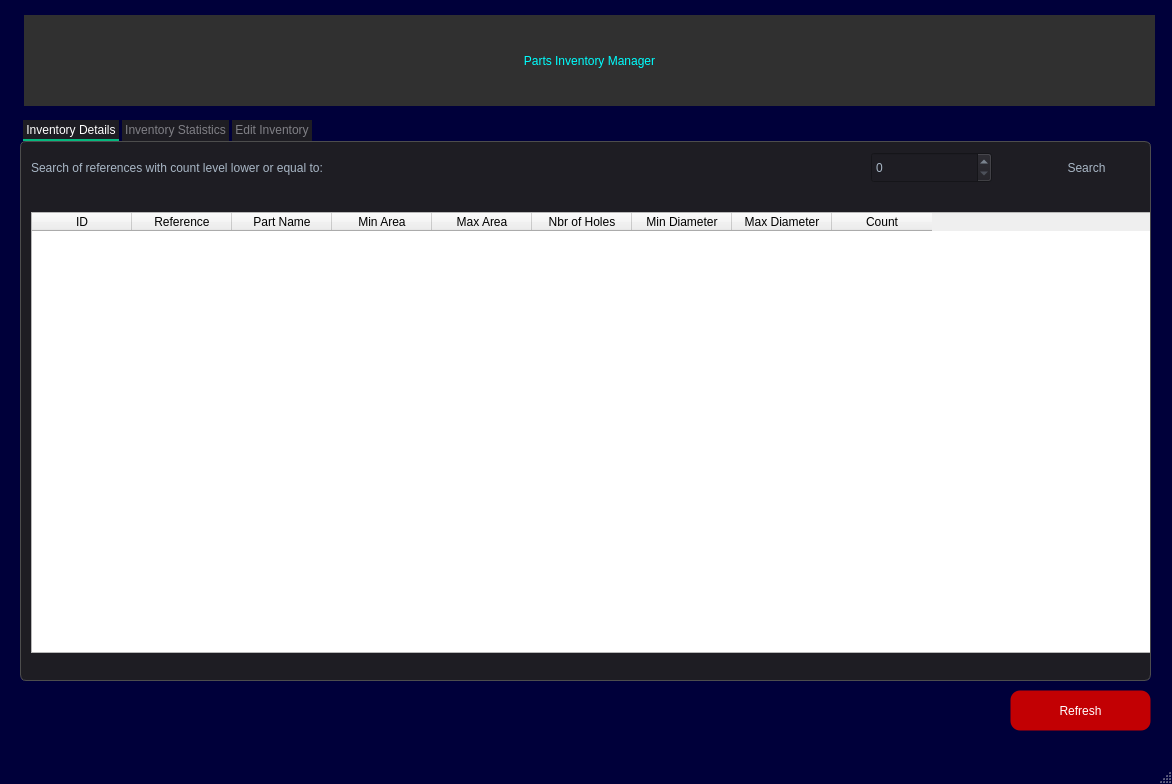
<?xml version="1.0" encoding="UTF-8"?>
<ui version="4.0">
 <class>MainWindow</class>
 <widget class="QMainWindow" name="MainWindow">
  <property name="geometry">
   <rect>
    <x>0</x>
    <y>0</y>
    <width>1172</width>
    <height>784</height>
   </rect>
  </property>
  <property name="windowTitle">
   <string>Parts Inventory Manager </string>
  </property>
  <property name="styleSheet">
   <string notr="true">QMainWindow {
	background-color:rgb(0, 0, 58);
}
QDialog {
	background-color:#1e1d23;
}
QColorDialog {
	background-color:#1e1d23;
}
QTextEdit {
	background-color:#1e1d23;
	color: #a9b7c6;
}
QPlainTextEdit {
	selection-background-color:#007b50;
	background-color:#1e1d23;
	border-style: solid;
	border-top-color: transparent;
	border-right-color: transparent;
	border-left-color: transparent;
	border-bottom-color: transparent;
	border-width: 1px;
	color: #a9b7c6;
}
QPushButton{
	border-style: solid;
	border-top-color: transparent;
	border-right-color: transparent;
	border-left-color: transparent;
	border-bottom-color: transparent;
	border-width: 1px;
	border-style: solid;
	color: #a9b7c6;
	padding: 2px;
	background-color: #1e1d23;
}
QPushButton::default{
	border-style: inset;
	border-top-color: transparent;
	border-right-color: transparent;
	border-left-color: transparent;
	border-bottom-color: #04b97f;
	border-width: 1px;
	color: #a9b7c6;
	padding: 2px;
	background-color: #1e1d23;
}
QToolButton {
	border-style: solid;
	border-top-color: transparent;
	border-right-color: transparent;
	border-left-color: transparent;
	border-bottom-color: #04b97f;
	border-bottom-width: 1px;
	border-style: solid;
	color: #a9b7c6;
	padding: 2px;
	background-color: #1e1d23;
}
QToolButton:hover{
	border-style: solid;
	border-top-color: transparent;
	border-right-color: transparent;
	border-left-color: transparent;
	border-bottom-color: #37efba;
	border-bottom-width: 2px;
	border-style: solid;
	color: #FFFFFF;
	padding-bottom: 1px;
	background-color: #1e1d23;
}
QPushButton:hover{
	border-style: solid;
	border-top-color: transparent;
	border-right-color: transparent;
	border-left-color: transparent;
	border-bottom-color: #37efba;
	border-bottom-width: 1px;
	border-style: solid;
	color: #FFFFFF;
	padding-bottom: 2px;
	background-color: #1e1d23;
}
QPushButton:pressed{
	border-style: solid;
	border-top-color: transparent;
	border-right-color: transparent;
	border-left-color: transparent;
	border-bottom-color: #37efba;
	border-bottom-width: 2px;
	border-style: solid;
	color: #37efba;
	padding-bottom: 1px;
	background-color: #1e1d23;
}
QPushButton:disabled{
	border-style: solid;
	border-top-color: transparent;
	border-right-color: transparent;
	border-left-color: transparent;
	border-bottom-color: #808086;
	border-bottom-width: 2px;
	border-style: solid;
	color: #808086;
	padding-bottom: 1px;
	background-color: #1e1d23;
}
QLineEdit {
	border-width: 1px; border-radius: 4px;
	border-color: rgb(58, 58, 58);
	border-style: inset;
	padding: 0 8px;
	color: #a9b7c6;
	background:#1e1d23;
	selection-background-color:#007b50;
	selection-color: #FFFFFF;
}
QLabel {
	color: #a9b7c6;
}
QLCDNumber {
	color: #37e6b4;
}
QProgressBar {
	text-align: center;
	color: rgb(240, 240, 240);
	border-width: 1px; 
	border-radius: 10px;
	border-color: rgb(58, 58, 58);
	border-style: inset;
	background-color:#1e1d23;
}
QProgressBar::chunk {
	background-color: #04b97f;
	border-radius: 5px;
}
QMenuBar {
	background-color: #1e1d23;
}
QMenuBar::item {
	color: #a9b7c6;
  	spacing: 3px;
  	padding: 1px 4px;
  	background: #1e1d23;
}

QMenuBar::item:selected {
  	background:#1e1d23;
	color: #FFFFFF;
}
QMenu::item:selected {
	border-style: solid;
	border-top-color: transparent;
	border-right-color: transparent;
	border-left-color: #04b97f;
	border-bottom-color: transparent;
	border-left-width: 2px;
	color: #FFFFFF;
	padding-left:15px;
	padding-top:4px;
	padding-bottom:4px;
	padding-right:7px;
	background-color: #1e1d23;
}
QMenu::item {
	border-style: solid;
	border-top-color: transparent;
	border-right-color: transparent;
	border-left-color: transparent;
	border-bottom-color: transparent;
	border-bottom-width: 1px;
	border-style: solid;
	color: #a9b7c6;
	padding-left:17px;
	padding-top:4px;
	padding-bottom:4px;
	padding-right:7px;
	background-color: #1e1d23;
}
QMenu{
	background-color:#1e1d23;
}
QTabWidget {
	color:rgb(0,0,0);
	background-color:#1e1d23;
}
QTabWidget::pane {
		border-color: rgb(77,77,77);
		background-color:#1e1d23;
		border-style: solid;
		border-width: 1px;
    	border-radius: 6px;
}
QTabBar::tab {
	border-style: solid;
	border-top-color: transparent;
	border-right-color: transparent;
	border-left-color: transparent;
	border-bottom-color: transparent;
	border-bottom-width: 1px;
	border-style: solid;
	color: #808086;
	padding: 3px;
	margin-left:3px;
	background-color: #1e1d23;
}
QTabBar::tab:selected, QTabBar::tab:last:selected, QTabBar::tab:hover {
  	border-style: solid;
	border-top-color: transparent;
	border-right-color: transparent;
	border-left-color: transparent;
	border-bottom-color: #04b97f;
	border-bottom-width: 2px;
	border-style: solid;
	color: #FFFFFF;
	padding-left: 3px;
	padding-bottom: 2px;
	margin-left:3px;
	background-color: #1e1d23;
}

QCheckBox {
	color: #a9b7c6;
	padding: 2px;
}
QCheckBox:disabled {
	color: #808086;
	padding: 2px;
}

QCheckBox:hover {
	border-radius:4px;
	border-style:solid;
	padding-left: 1px;
	padding-right: 1px;
	padding-bottom: 1px;
	padding-top: 1px;
	border-width:1px;
	border-color: rgb(87, 97, 106);
	background-color:#1e1d23;
}
QCheckBox::indicator:checked {

	height: 10px;
	width: 10px;
	border-style:solid;
	border-width: 1px;
	border-color: #04b97f;
	color: #a9b7c6;
	background-color: #04b97f;
}
QCheckBox::indicator:unchecked {

	height: 10px;
	width: 10px;
	border-style:solid;
	border-width: 1px;
	border-color: #04b97f;
	color: #a9b7c6;
	background-color: transparent;
}
QRadioButton {
	color: #a9b7c6;
	background-color: #1e1d23;
	padding: 1px;
}
QRadioButton::indicator:checked {
	height: 10px;
	width: 10px;
	border-style:solid;
	border-radius:5px;
	border-width: 1px;
	border-color: #04b97f;
	color: #a9b7c6;
	background-color: #04b97f;
}
QRadioButton::indicator:!checked {
	height: 10px;
	width: 10px;
	border-style:solid;
	border-radius:5px;
	border-width: 1px;
	border-color: #04b97f;
	color: #a9b7c6;
	background-color: transparent;
}
QStatusBar {
	color:#027f7f;
}
QSpinBox {
	color: #a9b7c6;	
	background-color: #1e1d23;
}
QDoubleSpinBox {
	color: #a9b7c6;	
	background-color: #1e1d23;
}
QTimeEdit {
	color: #a9b7c6;	
	background-color: #1e1d23;
}
QDateTimeEdit {
	color: #a9b7c6;	
	background-color: #1e1d23;
}
QDateEdit {
	color: #a9b7c6;	
	background-color: #1e1d23;
}
QComboBox {
	color: #a9b7c6;	
	background: #1e1d23;
}
QComboBox:editable {
	background: #1e1d23;
	color: #a9b7c6;
	selection-background-color: #1e1d23;
}
QComboBox QAbstractItemView {
	color: #a9b7c6;	
	background: #1e1d23;
	selection-color: #FFFFFF;
	selection-background-color: #1e1d23;
}
QComboBox:!editable:on, QComboBox::drop-down:editable:on {
	color: #a9b7c6;	
	background: #1e1d23;
}
QFontComboBox {
	color: #a9b7c6;	
	background-color: #1e1d23;
}
QToolBox {
	color: #a9b7c6;
	background-color: #1e1d23;
}
QToolBox::tab {
	color: #a9b7c6;
	background-color: #1e1d23;
}
QToolBox::tab:selected {
	color: #FFFFFF;
	background-color: #1e1d23;
}
QScrollArea {
	color: #FFFFFF;
	background-color: #1e1d23;
}
QSlider::groove:horizontal {
	height: 5px;
	background: #04b97f;
}
QSlider::groove:vertical {
	width: 5px;
	background: #04b97f;
}
QSlider::handle:horizontal {
	background: qlineargradient(x1:0, y1:0, x2:1, y2:1, stop:0 #b4b4b4, stop:1 #8f8f8f);
	border: 1px solid #5c5c5c;
	width: 14px;
	margin: -5px 0;
	border-radius: 7px;
}
QSlider::handle:vertical {
	background: qlineargradient(x1:1, y1:1, x2:0, y2:0, stop:0 #b4b4b4, stop:1 #8f8f8f);
	border: 1px solid #5c5c5c;
	height: 14px;
	margin: 0 -5px;
	border-radius: 7px;
}
QSlider::add-page:horizontal {
    background: white;
}
QSlider::add-page:vertical {
    background: white;
}
QSlider::sub-page:horizontal {
    background: #04b97f;
}
QSlider::sub-page:vertical {
    background: #04b97f;
}</string>
  </property>
  <widget class="QWidget" name="centralwidget">
   <widget class="QTabWidget" name="tabWidget">
    <property name="geometry">
     <rect>
      <x>20</x>
      <y>120</y>
      <width>1131</width>
      <height>561</height>
     </rect>
    </property>
    <property name="styleSheet">
     <string notr="true">font: 16pt &quot;Century Gothic&quot;;</string>
    </property>
    <property name="currentIndex">
     <number>0</number>
    </property>
    <widget class="QWidget" name="tab">
     <attribute name="title">
      <string>Inventory Details</string>
     </attribute>
     <widget class="QLabel" name="label_2">
      <property name="geometry">
       <rect>
        <x>10</x>
        <y>10</y>
        <width>631</width>
        <height>31</height>
       </rect>
      </property>
      <property name="styleSheet">
       <string notr="true">
font: 75 14pt &quot;Century Gothic&quot;;</string>
      </property>
      <property name="text">
       <string>Search of references with count level lower or equal to:</string>
      </property>
     </widget>
     <widget class="QTableWidget" name="table">
      <property name="geometry">
       <rect>
        <x>10</x>
        <y>70</y>
        <width>1131</width>
        <height>441</height>
       </rect>
      </property>
      <property name="styleSheet">
       <string notr="true">font: 10pt &quot;Century Gothic&quot;;</string>
      </property>
      <column>
       <property name="text">
        <string>ID</string>
       </property>
      </column>
      <column>
       <property name="text">
        <string>Reference</string>
       </property>
      </column>
      <column>
       <property name="text">
        <string>Part Name</string>
       </property>
      </column>
      <column>
       <property name="text">
        <string>Min Area</string>
       </property>
      </column>
      <column>
       <property name="text">
        <string>Max Area</string>
       </property>
      </column>
      <column>
       <property name="text">
        <string>Nbr of Holes</string>
       </property>
      </column>
      <column>
       <property name="text">
        <string>Min Diameter</string>
       </property>
      </column>
      <column>
       <property name="text">
        <string>Max Diameter</string>
       </property>
      </column>
      <column>
       <property name="text">
        <string>Count</string>
       </property>
      </column>
     </widget>
     <widget class="QSpinBox" name="count_filter_txt">
      <property name="geometry">
       <rect>
        <x>850</x>
        <y>10</y>
        <width>121</width>
        <height>31</height>
       </rect>
      </property>
      <property name="styleSheet">
       <string notr="true">font: 12pt &quot;Century Gothic&quot;;
font: 12pt &quot;Century Gothic&quot;;

</string>
      </property>
     </widget>
     <widget class="QPushButton" name="search_btn">
      <property name="geometry">
       <rect>
        <x>990</x>
        <y>10</y>
        <width>151</width>
        <height>31</height>
       </rect>
      </property>
      <property name="styleSheet">
       <string notr="true">font: 12pt &quot;Century Gothic&quot;;
border-radius:10px;
</string>
      </property>
      <property name="text">
       <string>Search</string>
      </property>
     </widget>
    </widget>
    <widget class="QWidget" name="tab_2">
     <attribute name="title">
      <string>Inventory Statistics</string>
     </attribute>
     <widget class="QLabel" name="label_3">
      <property name="geometry">
       <rect>
        <x>20</x>
        <y>30</y>
        <width>231</width>
        <height>41</height>
       </rect>
      </property>
      <property name="styleSheet">
       <string notr="true">font: 12pt &quot;Century Gothic&quot;;</string>
      </property>
      <property name="text">
       <string>Number of Reference</string>
      </property>
     </widget>
     <widget class="QLabel" name="label_4">
      <property name="geometry">
       <rect>
        <x>20</x>
        <y>120</y>
        <width>231</width>
        <height>41</height>
       </rect>
      </property>
      <property name="styleSheet">
       <string notr="true">font: 12pt &quot;Century Gothic&quot;;</string>
      </property>
      <property name="text">
       <string>Number of Parts Type</string>
      </property>
     </widget>
     <widget class="QLabel" name="label_5">
      <property name="geometry">
       <rect>
        <x>530</x>
        <y>120</y>
        <width>231</width>
        <height>41</height>
       </rect>
      </property>
      <property name="styleSheet">
       <string notr="true">font: 12pt &quot;Century Gothic&quot;;</string>
      </property>
      <property name="text">
       <string>Max. Number of Holes</string>
      </property>
     </widget>
     <widget class="QLabel" name="label_6">
      <property name="geometry">
       <rect>
        <x>530</x>
        <y>30</y>
        <width>231</width>
        <height>41</height>
       </rect>
      </property>
      <property name="styleSheet">
       <string notr="true">font: 12pt &quot;Century Gothic&quot;;</string>
      </property>
      <property name="text">
       <string>Min. Number of Holes</string>
      </property>
     </widget>
     <widget class="QLabel" name="lbl_ref_nbr">
      <property name="geometry">
       <rect>
        <x>250</x>
        <y>30</y>
        <width>51</width>
        <height>41</height>
       </rect>
      </property>
      <property name="styleSheet">
       <string notr="true">font: 24pt &quot;Century Gothic&quot;;
color:rgb(182, 0, 0);</string>
      </property>
      <property name="text">
       <string>0</string>
      </property>
     </widget>
     <widget class="QLabel" name="lbl_parts_nbr">
      <property name="geometry">
       <rect>
        <x>250</x>
        <y>120</y>
        <width>51</width>
        <height>41</height>
       </rect>
      </property>
      <property name="styleSheet">
       <string notr="true">font: 24pt &quot;Century Gothic&quot;;
color:rgb(182, 0, 0);</string>
      </property>
      <property name="text">
       <string>0</string>
      </property>
     </widget>
     <widget class="QLabel" name="lbl_max_hole">
      <property name="geometry">
       <rect>
        <x>770</x>
        <y>120</y>
        <width>51</width>
        <height>41</height>
       </rect>
      </property>
      <property name="styleSheet">
       <string notr="true">font: 24pt &quot;Century Gothic&quot;;
color:rgb(182, 0, 0);</string>
      </property>
      <property name="text">
       <string>0</string>
      </property>
     </widget>
     <widget class="QLabel" name="lbl_min_hole">
      <property name="geometry">
       <rect>
        <x>770</x>
        <y>30</y>
        <width>51</width>
        <height>41</height>
       </rect>
      </property>
      <property name="styleSheet">
       <string notr="true">font: 24pt &quot;Century Gothic&quot;;
color:rgb(182, 0, 0);</string>
      </property>
      <property name="text">
       <string>0</string>
      </property>
     </widget>
     <widget class="QLabel" name="lbl_min_hole_2">
      <property name="geometry">
       <rect>
        <x>950</x>
        <y>30</y>
        <width>131</width>
        <height>41</height>
       </rect>
      </property>
      <property name="styleSheet">
       <string notr="true">font: 24pt &quot;Century Gothic&quot;;
color:rgb(182, 0, 0);</string>
      </property>
      <property name="text">
       <string>REF</string>
      </property>
     </widget>
     <widget class="QLabel" name="lbl_max_hole_2">
      <property name="geometry">
       <rect>
        <x>950</x>
        <y>120</y>
        <width>121</width>
        <height>41</height>
       </rect>
      </property>
      <property name="styleSheet">
       <string notr="true">font: 24pt &quot;Century Gothic&quot;;
color:rgb(182, 0, 0);</string>
      </property>
      <property name="text">
       <string>REF</string>
      </property>
     </widget>
     <widget class="QTableWidget" name="table2">
      <property name="geometry">
       <rect>
        <x>10</x>
        <y>250</y>
        <width>891</width>
        <height>192</height>
       </rect>
      </property>
      <property name="styleSheet">
       <string notr="true">font: 12pt &quot;MS Shell Dlg 2&quot;;</string>
      </property>
      <column>
       <property name="text">
        <string>Reference</string>
       </property>
      </column>
      <column>
       <property name="text">
        <string>Part Name</string>
       </property>
      </column>
      <column>
       <property name="text">
        <string>Count</string>
       </property>
      </column>
     </widget>
     <widget class="QLabel" name="label_13">
      <property name="geometry">
       <rect>
        <x>20</x>
        <y>200</y>
        <width>631</width>
        <height>31</height>
       </rect>
      </property>
      <property name="text">
       <string>Top 3 References with minimum inevntory level</string>
      </property>
     </widget>
     <widget class="QPushButton" name="check_btn">
      <property name="geometry">
       <rect>
        <x>990</x>
        <y>300</y>
        <width>151</width>
        <height>81</height>
       </rect>
      </property>
      <property name="styleSheet">
       <string notr="true">font: 12pt &quot;Century Gothic&quot;;
border-radius:10px;
background-color:rgb(16, 197, 91);
color: white;</string>
      </property>
      <property name="text">
       <string>Check</string>
      </property>
     </widget>
    </widget>
    <widget class="QWidget" name="tab_3">
     <attribute name="title">
      <string>Edit Inventory</string>
     </attribute>
     <widget class="QLabel" name="label_7">
      <property name="geometry">
       <rect>
        <x>40</x>
        <y>160</y>
        <width>181</width>
        <height>41</height>
       </rect>
      </property>
      <property name="text">
       <string>Reference</string>
      </property>
     </widget>
     <widget class="QLabel" name="label_8">
      <property name="geometry">
       <rect>
        <x>40</x>
        <y>210</y>
        <width>181</width>
        <height>41</height>
       </rect>
      </property>
      <property name="text">
       <string>Part Name</string>
      </property>
     </widget>
     <widget class="QLabel" name="label_9">
      <property name="geometry">
       <rect>
        <x>40</x>
        <y>260</y>
        <width>181</width>
        <height>41</height>
       </rect>
      </property>
      <property name="text">
       <string>Min Area</string>
      </property>
     </widget>
     <widget class="QLabel" name="label_10">
      <property name="geometry">
       <rect>
        <x>40</x>
        <y>310</y>
        <width>180</width>
        <height>41</height>
       </rect>
      </property>
      <property name="text">
       <string>Max Aera</string>
      </property>
     </widget>
     <widget class="QLabel" name="label_11">
      <property name="geometry">
       <rect>
        <x>570</x>
        <y>160</y>
        <width>221</width>
        <height>41</height>
       </rect>
      </property>
      <property name="text">
       <string>Number of Holes</string>
      </property>
     </widget>
     <widget class="QLabel" name="label_12">
      <property name="geometry">
       <rect>
        <x>570</x>
        <y>310</y>
        <width>180</width>
        <height>41</height>
       </rect>
      </property>
      <property name="text">
       <string>Count</string>
      </property>
     </widget>
     <widget class="QLabel" name="label_14">
      <property name="geometry">
       <rect>
        <x>570</x>
        <y>260</y>
        <width>201</width>
        <height>41</height>
       </rect>
      </property>
      <property name="text">
       <string>Max Diameter</string>
      </property>
     </widget>
     <widget class="QLabel" name="label_15">
      <property name="geometry">
       <rect>
        <x>570</x>
        <y>210</y>
        <width>181</width>
        <height>41</height>
       </rect>
      </property>
      <property name="text">
       <string>Min Diameter</string>
      </property>
     </widget>
     <widget class="QLabel" name="label_16">
      <property name="geometry">
       <rect>
        <x>280</x>
        <y>70</y>
        <width>51</width>
        <height>41</height>
       </rect>
      </property>
      <property name="text">
       <string>ID</string>
      </property>
     </widget>
     <widget class="QLineEdit" name="reference">
      <property name="geometry">
       <rect>
        <x>220</x>
        <y>170</y>
        <width>151</width>
        <height>31</height>
       </rect>
      </property>
      <property name="styleSheet">
       <string notr="true">font: 12pt &quot;Century Gothic&quot;;
color: rgb(173, 21, 21);
border-radius:10px;</string>
      </property>
      <property name="text">
       <string/>
      </property>
     </widget>
     <widget class="QLineEdit" name="part_name">
      <property name="geometry">
       <rect>
        <x>220</x>
        <y>220</y>
        <width>151</width>
        <height>31</height>
       </rect>
      </property>
      <property name="styleSheet">
       <string notr="true">font: 12pt &quot;Century Gothic&quot;;
color: rgb(173, 21, 21);
border-radius:10px;</string>
      </property>
      <property name="text">
       <string/>
      </property>
     </widget>
     <widget class="QLineEdit" name="min_area">
      <property name="geometry">
       <rect>
        <x>220</x>
        <y>270</y>
        <width>151</width>
        <height>31</height>
       </rect>
      </property>
      <property name="styleSheet">
       <string notr="true">font: 12pt &quot;Century Gothic&quot;;
color: rgb(173, 21, 21);</string>
      </property>
      <property name="text">
       <string/>
      </property>
     </widget>
     <widget class="QLineEdit" name="max_area">
      <property name="geometry">
       <rect>
        <x>220</x>
        <y>320</y>
        <width>151</width>
        <height>31</height>
       </rect>
      </property>
      <property name="styleSheet">
       <string notr="true">font: 12pt &quot;Century Gothic&quot;;
color: rgb(173, 21, 21);</string>
      </property>
      <property name="text">
       <string/>
      </property>
     </widget>
     <widget class="QLineEdit" name="min_diameter">
      <property name="geometry">
       <rect>
        <x>830</x>
        <y>220</y>
        <width>151</width>
        <height>31</height>
       </rect>
      </property>
      <property name="styleSheet">
       <string notr="true">font: 12pt &quot;Century Gothic&quot;;
color: rgb(173, 21, 21);</string>
      </property>
      <property name="text">
       <string/>
      </property>
     </widget>
     <widget class="QLineEdit" name="number_of_holes">
      <property name="geometry">
       <rect>
        <x>830</x>
        <y>170</y>
        <width>151</width>
        <height>31</height>
       </rect>
      </property>
      <property name="styleSheet">
       <string notr="true">font: 12pt &quot;Century Gothic&quot;;
color: rgb(173, 21, 21);</string>
      </property>
      <property name="text">
       <string/>
      </property>
     </widget>
     <widget class="QLineEdit" name="max_diameter">
      <property name="geometry">
       <rect>
        <x>830</x>
        <y>270</y>
        <width>151</width>
        <height>31</height>
       </rect>
      </property>
      <property name="styleSheet">
       <string notr="true">font: 12pt &quot;Century Gothic&quot;;
color: rgb(173, 21, 21);</string>
      </property>
      <property name="text">
       <string/>
      </property>
     </widget>
     <widget class="QLabel" name="id">
      <property name="geometry">
       <rect>
        <x>430</x>
        <y>70</y>
        <width>111</width>
        <height>41</height>
       </rect>
      </property>
      <property name="styleSheet">
       <string notr="true">background-color: rgb(162, 162, 162);</string>
      </property>
      <property name="text">
       <string/>
      </property>
     </widget>
     <widget class="QSpinBox" name="count">
      <property name="geometry">
       <rect>
        <x>830</x>
        <y>320</y>
        <width>151</width>
        <height>31</height>
       </rect>
      </property>
      <property name="styleSheet">
       <string notr="true">font: 12pt &quot;Century Gothic&quot;;
color: rgb(173, 21, 21);</string>
      </property>
     </widget>
     <widget class="QPushButton" name="next_btn">
      <property name="geometry">
       <rect>
        <x>250</x>
        <y>410</y>
        <width>61</width>
        <height>41</height>
       </rect>
      </property>
      <property name="styleSheet">
       <string notr="true">font: 12pt &quot;Century Gothic&quot;;
border-radius:10px;
background-color:rgb(23, 25, 127);
color: white;</string>
      </property>
      <property name="text">
       <string>&gt;</string>
      </property>
     </widget>
     <widget class="QPushButton" name="last_btn">
      <property name="geometry">
       <rect>
        <x>320</x>
        <y>410</y>
        <width>61</width>
        <height>41</height>
       </rect>
      </property>
      <property name="styleSheet">
       <string notr="true">font: 12pt &quot;Century Gothic&quot;;
border-radius:10px;
background-color:rgb(23, 25, 127);
color: white;
</string>
      </property>
      <property name="text">
       <string>&gt;&gt;</string>
      </property>
     </widget>
     <widget class="QPushButton" name="previous_btn">
      <property name="geometry">
       <rect>
        <x>140</x>
        <y>410</y>
        <width>61</width>
        <height>41</height>
       </rect>
      </property>
      <property name="styleSheet">
       <string notr="true">font: 12pt &quot;Century Gothic&quot;;
border-radius:10px;
background-color:rgb(23, 25, 127);
color: white;</string>
      </property>
      <property name="text">
       <string>&lt;</string>
      </property>
     </widget>
     <widget class="QPushButton" name="first_btn">
      <property name="geometry">
       <rect>
        <x>70</x>
        <y>410</y>
        <width>61</width>
        <height>41</height>
       </rect>
      </property>
      <property name="styleSheet">
       <string notr="true">font: 12pt &quot;Century Gothic&quot;;
border-radius:10px;background-color:rgb(23, 25, 127);
color: white;</string>
      </property>
      <property name="text">
       <string>&lt;&lt;</string>
      </property>
     </widget>
     <widget class="QPushButton" name="update_btn">
      <property name="geometry">
       <rect>
        <x>650</x>
        <y>410</y>
        <width>131</width>
        <height>41</height>
       </rect>
      </property>
      <property name="styleSheet">
       <string notr="true">font: 12pt &quot;Century Gothic&quot;;
background-color: rgb(67, 67, 67);
border-radius:10px;
color: white;</string>
      </property>
      <property name="text">
       <string>Update</string>
      </property>
     </widget>
     <widget class="QPushButton" name="delete_btn">
      <property name="geometry">
       <rect>
        <x>950</x>
        <y>410</y>
        <width>131</width>
        <height>41</height>
       </rect>
      </property>
      <property name="styleSheet">
       <string notr="true">font: 12pt &quot;Century Gothic&quot;;
border-radius:10px;
background-color:rgb(194, 0, 3);
color: white;</string>
      </property>
      <property name="text">
       <string>Delete</string>
      </property>
     </widget>
     <widget class="QPushButton" name="add_btn">
      <property name="geometry">
       <rect>
        <x>800</x>
        <y>410</y>
        <width>131</width>
        <height>41</height>
       </rect>
      </property>
      <property name="styleSheet">
       <string notr="true">font: 12pt &quot;Century Gothic&quot;;
border-radius:10px;
background-color:rgb(37, 227, 43);
color: white;</string>
      </property>
      <property name="text">
       <string>Add</string>
      </property>
     </widget>
    </widget>
   </widget>
   <widget class="QLabel" name="label">
    <property name="geometry">
     <rect>
      <x>24</x>
      <y>15</y>
      <width>1131</width>
      <height>91</height>
     </rect>
    </property>
    <property name="styleSheet">
     <string notr="true">font: 75 30pt &quot;Century Gothic&quot;;
color: rgb(0, 0, 255);
background-color: rgb(48, 48, 48);
color: rgb(0, 255, 255);</string>
    </property>
    <property name="text">
     <string>Parts Inventory Manager</string>
    </property>
    <property name="alignment">
     <set>Qt::AlignCenter</set>
    </property>
   </widget>
   <widget class="QPushButton" name="refresh_btn">
    <property name="geometry">
     <rect>
      <x>1010</x>
      <y>690</y>
      <width>141</width>
      <height>41</height>
     </rect>
    </property>
    <property name="styleSheet">
     <string notr="true">font: 12pt &quot;Century Gothic&quot;;
border-radius:10px;
background-color:rgb(194, 0, 3);
color: white;</string>
    </property>
    <property name="text">
     <string>Refresh</string>
    </property>
   </widget>
  </widget>
  <widget class="QMenuBar" name="menubar">
   <property name="geometry">
    <rect>
     <x>0</x>
     <y>0</y>
     <width>1172</width>
     <height>23</height>
    </rect>
   </property>
  </widget>
  <widget class="QStatusBar" name="statusbar"/>
 </widget>
 <resources/>
 <connections/>
</ui>
